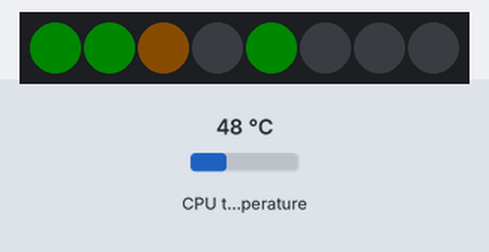
A program run on a simulated Raspberry Pi (BCM pin numbers) with a Blinkt!. On the bench: 8 RGB LEDs in strip order, left to right. The inputs (shaded band) are chosen by the test bench; at power-on: CPU temperature 48 °C. Dim RGB values are drawn brighter than linear; system figures (address, load, memory, disk, uptime) are fixed made-up values; what the program prints to the terminal is not drawn.

Above: at 2.7 s.
2.8 s: CPU temperature set to 71 °C
At 3.2 s:
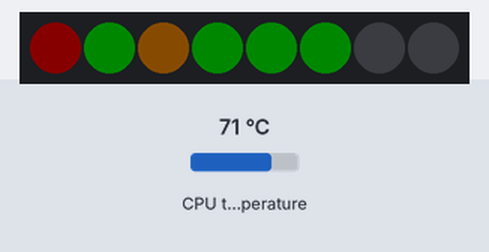
4.6 s: CPU temperature set to 31 °C
At 6.6 s:
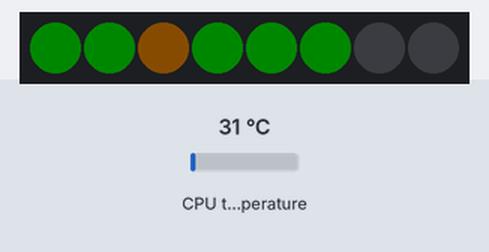
6.9 s: CPU temperature set to 84 °C
At 8.9 s:
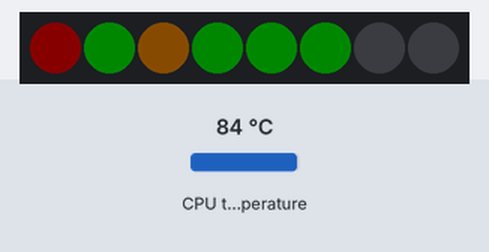
9.6 s: CPU temperature set to 44 °C
At 11.2 s:
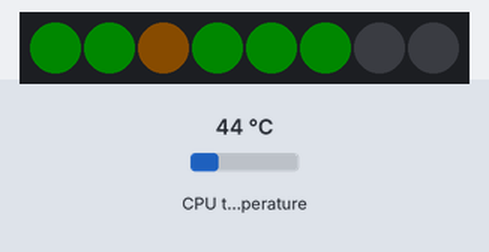
Timing chart, 0 to 12.7 s (numbered marks = the images above; inputs shaded):
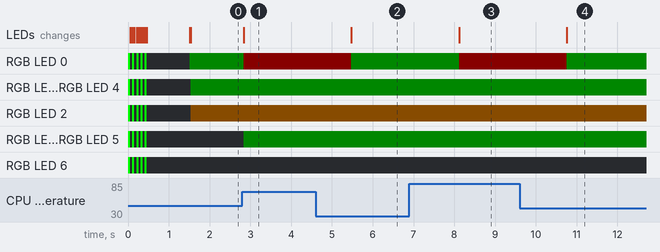

The program:

System.py
```python
#!/usr/bin/env python3
#-- coding: utf-8 --

import RPi.GPIO as GPIO #Importe la bibliothèque pour contrôler les GPIOs
import time
import os
import netifaces
import psutil
from threading import Timer
from blinkt import set_pixel, set_brightness, show, clear

class System:

	def __init__(self):

		print("#################################")
		print("########### System Tools ########")
		print("#################################")

		GPIO.setmode(GPIO.BCM)  	#Standard GPIO Number
		GPIO.setwarnings(False)

		set_brightness(0.05)

		self.__TEMPERATURE_LED = 0
		self.__CPU_LED = 1
		self.__MEMORY_LED = 2
		self.__WEB_SERVER_LED = 3
		self.__INTERNET_LED = 4
		self.__STORAGE_LED = 5
		self.__USERS_LED = 6

		self.__DEFAULT_BRIGHTNESS = 0.05
		self.__BLINKS = 5		#Number of blinks in init step
		self.__DELAY_BLINK = 0.05 	#s

		self.__localIP = None

		#Display settings
		cpus = psutil.cpu_count(logical=True)
		print("CPUs : "+str(cpus))

		cpuFreq = psutil.cpu_freq()
		print("Frequence : "+str(cpuFreq.current)+" MHz")
		print("Frequence min : "+str(cpuFreq.min)+" MHz")
		print("Frequence max : "+str(cpuFreq.max)+" MHz")
		print("Boot time : "+str(psutil.boot_time())+" s")

		set_brightness(self.__DEFAULT_BRIGHTNESS)

	def temperatures(self):

		"""Temperatures handler"""
		self.__lowTemp = 55.0
		self.__highTemp = 70.0

		currentTemperature = float(psutil.sensors_temperatures()['cpu_thermal'][0][1])
		#print(shwtemp())
		if(currentTemperature <= self.__lowTemp):
			set_pixel(self.__TEMPERATURE_LED, 0,255 , 0)
		elif(currentTemperature <= self.__highTemp and currentTemperature > self.__lowTemp ):
			set_pixel(self.__TEMPERATURE_LED, 255, 127, 0)
		else:
			set_pixel(self.__TEMPERATURE_LED, 255, 0, 0)
		show()

		return currentTemperature

	def webServer(self):
		response = None

		if(self.__localIP != None):
			response = os.system("ping -c 1 "+str(self.__localIP))

			if(response == False): #webServer is enable
				set_pixel(self.__WEB_SERVER_LED, 0, 255, 0)
			else:
				set_pixel(self.__WEB_SERVER_LED, 255, 0, 0)
		else:
			set_pixel(self.__WEB_SERVER_LED, 255, 0, 0)
		return response

	def disk(self):

		"""Disk handler"""

		self.__lowStorage = 40.0
		self.__highStorage = 90.0

		disk = psutil.disk_usage('/')

		total = round(disk.total/1024.0/1024.0,1)
		percent = disk.percent

		if(percent < self.__lowStorage):
			set_pixel(self.__STORAGE_LED, 0, 255, 0)
		elif(percent <= self.__highStorage and percent > self.__lowStorage):
			set_pixel(self.__STORAGE_LED, 255, 127, 0)
		else:
			set_pixel(self.__STORAGE_LED, 255, 0, 0)

		return percent

	def network(self):
		"""Network handler"""
		self.__key_network = 2 #key of dict when network is used
		self.__interfaces = []

		eth0 = netifaces.ifaddresses("eth0")
		wlan0 = netifaces.ifaddresses("wlan0")

		if(self.__key_network in eth0):
			self.__interfaces.append(["eth0", netifaces.ifaddresses("eth0")[2][0]['addr']])
		if(self.__key_network in wlan0):
			self.__interfaces.append(["wlan0", netifaces.ifaddresses("wlan0")[2][0]['addr']])

		if(len(self.__interfaces) == 0):				#Any interface
			set_pixel(self.__INTERNET_LED, 255,0, 0)
		elif(len(self.__interfaces) == 2):				#All interfaces
			set_pixel(self.__INTERNET_LED, 0, 255, 0)
			self.__localIP = self.__interfaces[0][1]
		else:											#Only one interface
			if(self.__interfaces[0][0] == "wlan0"):
				set_pixel(self.__INTERNET_LED, 255, 127, 0)
			else:	#eth0
				set_pixel(self.__INTERNET_LED, 0, 255, 0)
			self.__localIP = self.__interfaces[0][1]
		show()
		return self.__interfaces

	def users(self):

		"""Users handler"""
		users = psutil.users()

		for u in range(0, len(users)):
			if(len(users) == 1):
				set_pixel(self.__USERS_LED, 0, 255, 0)
			else:
				set_pixel(self.__USERS_LED, 255, 127, 0)
			show()
			time.sleep(0.05)
			set_pixel(self.__USERS_LED, 0, 0,0)
			show()
			time.sleep(0.2)

	def blinkAll(self):

		"""All leds blinks"""
		clear()
		set_brightness(1)

		for step in range(0,self.__BLINKS):

			set_pixel(self.__TEMPERATURE_LED,0, 255, 0)
			set_pixel(self.__CPU_LED,0, 255, 0)
			set_pixel(self.__WEB_SERVER_LED,0, 255, 0)
			set_pixel(self.__INTERNET_LED,0, 255, 0)
			set_pixel(self.__MEMORY_LED,0, 255, 0)
			set_pixel(self.__USERS_LED,0, 255, 0)
			set_pixel(self.__STORAGE_LED,0, 255, 0)

			show()
			time.sleep(self.__DELAY_BLINK)
			set_pixel(self.__TEMPERATURE_LED,0, 0, 0)
			set_pixel(self.__CPU_LED,0, 0, 0)
			set_pixel(self.__WEB_SERVER_LED,0, 0, 0)
			set_pixel(self.__INTERNET_LED,0, 0, 0)
			set_pixel(self.__MEMORY_LED,0, 0, 0)
			set_pixel(self.__USERS_LED,0, 0, 0)
			set_pixel(self.__STORAGE_LED, 0, 0, 0)
			show()
			time.sleep(self.__DELAY_BLINK)

		set_brightness(self.__DEFAULT_BRIGHTNESS)

	def cpu(self):

		""" Check CPU value"""
		self.__lowCPU = 10.0
		self.__highCPU = 60.0

		cpu = int(psutil.cpu_percent())

		if(cpu <= self.__lowCPU):
			set_pixel(self.__CPU_LED, 0,255 , 0)
		elif(cpu <= self.__highCPU and cpu > self.__lowCPU ):
			set_pixel(self.__CPU_LED, 255, 127, 0)
		else:
			set_pixel(self.__CPU_LED, 255, 0, 0)
		show()

		return cpu

	def memory(self):

		"""Check memory usage"""

		self.__lowMemory = 20.0
		self.__highMemory = 70.0

		raw_memory = psutil.virtual_memory()

		available = round(raw_memory.available/1024.0/1024.0,1)
		used = round(raw_memory.used/1024.0/1024.0,1)
		all = round(raw_memory.total/1024.0/1024.0,1)
		percent = raw_memory.percent

		#print("Memory : "+str(used)+" / "+str(all)+" MB ("+str(percent)+"%)")

		if(percent <= self.__lowMemory):
			set_pixel(self.__MEMORY_LED, 0,255 , 0)
		elif(percent <= self.__highMemory and percent > self.__lowMemory ):
			set_pixel(self.__MEMORY_LED, 255, 127, 0)
		else:
			set_pixel(self.__MEMORY_LED, 255, 0, 0)

		show()
		return percent
		#print(raw_memory+" "+available+" "+all)
def main():

	sys = System()
	sys.blinkAll()
	#sys.cpu()
	#sys.memory()

	time.sleep(1)

	while(1):

		sys.temperatures()
		sys.cpu()
		sys.memory()
		sys.network()
		sys.webServer()
		sys.disk()
		sys.users()
		time.sleep(1)

if(__name__ == "__main__"):

	main()
```

Measured:
- after the input at 2.8 s, the LEDs: change at once (image 1)
- after the input at 4.6 s, RGB LED 0: RGB(9, 0, 0) → RGB(0, 9, 0) after 0.88 s; the LEDs: change after 0.88 s (image 2)
- after the input at 6.9 s, RGB LED 0: RGB(0, 9, 0) → RGB(9, 0, 0) after 1.2 s; the LEDs: change after 1.2 s (image 3)
- after the input at 9.6 s, RGB LED 0: RGB(9, 0, 0) → RGB(0, 9, 0) after 1.2 s; the LEDs: change after 1.2 s (image 4)
